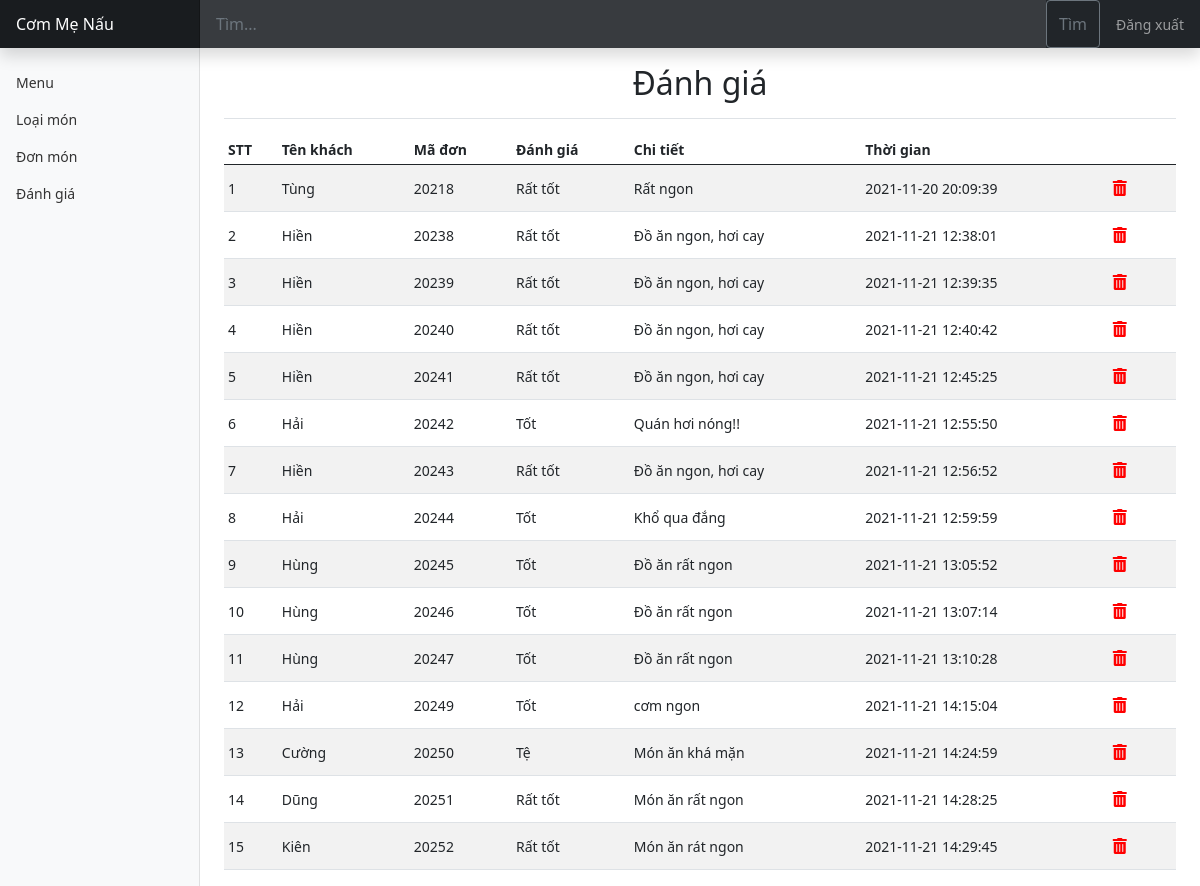
Screenshot of /admin/dashboard.php?quanly=danhgia (signed in) with the database file from the repository.
### tables this page shows
CREATE TABLE `danh_gia` (
  `id_danh_gia` int(11) NOT NULL,
  `ten_khach` varchar(255) DEFAULT NULL,
  `id_don` int(11) DEFAULT NULL,
  `loai_danh_gia` int(11) DEFAULT NULL,
  `chi_tiet` text DEFAULT NULL,
  `ngay_gio` timestamp NOT NULL DEFAULT current_timestamp() ON UPDATE current_timestamp()
);

### admin/danhgia.php (the view, shortened to what this page needs)
<div class="d-flex justify-content-center flex-wrap flex-md-nowrap align-items-center pt-3 pb-2 mb-3 border-bottom">
  <h1 class="h2">Đánh giá</h1>
</div>
<div class="table-responsive">
    <table class="table table-striped align-middle table-sm" >
    <thead>
    <tr class ="align-middle">
        <th scope="col">STT</th>
        <th scope="col">Tên khách</th>
        <th scope="col">Mã đơn</th>
        <th scope="col">Đánh giá</th>
        <th scope="col">Chi tiết</th>
        <th scope="col">Thời gian</th>
        <th scope="col"></th>
    </tr>
    </thead>
    <tbody>
    <?php
    if(isset($_POST['tim_kiem'])) {
        $tukhoa = $_POST['tu_khoa'];
        $sql_donmon=mysqli_query($con,"SELECT * FROM danh_gia WHERE ten_khach LIKE '%$tukhoa%' ORDER BY id_danh_gia ASC");
        $title = $tukhoa; ?>
        <h7>Kết quả Tên khách tìm kiếm cho từ khoá "<?php echo $title; ?>"</h7>
        <?php ;} else {
    $sql_donmon=mysqli_query($con,"SELECT * FROM danh_gia ORDER BY id_danh_gia ASC");}
    $stt=1;
    while($row_danh_gia = mysqli_fetch_array($sql_donmon)){ ?>
        <tr>
            <td><?php echo $stt; $stt=$stt+1; ?></td>
            <td><?php echo $row_danh_gia['ten_khach']; ?></td>
            <td><?php echo $row_danh_gia['id_don']; ?></td>
            <td><?php if ($row_danh_gia['loai_danh_gia']==1) echo "Rất tốt";
                elseif ($row_danh_gia['loai_danh_gia']==2) echo "Tốt";
                elseif ($row_danh_gia['loai_danh_gia']==3) echo "Bình thường";
                elseif ($row_danh_gia['loai_danh_gia']==4) echo "Tệ";
                else echo "Rất tệ"; ?>
            </td>
            <td><?php echo $row_danh_gia['chi_tiet']; ?></td>
            <td><?php echo $row_danh_gia['ngay_gio']; ?></td>
            <td>
                <form action="#" method="POST">
                <button type="submit" name="xoa_danh_gia" class="btn" value="<?php echo $row_danh_gia['id_danh_gia']; ?>">
                      <i class="fas fa-trash-alt" style="color: red;" ></i>
                </button>
                </form>
            </td>
        </tr>
    <?php }?>
    </tbody>
    </table>
</div>

### admin/style.css (style rules this page uses)
body { font-size: .875rem; }

### rows the page displays
danh_gia: ten_khach "Tùng", id_don "20218", loai_danh_gia "Rất tốt", chi_tiet "Rất ngon", ngay_gio "2021-11-20 20:09:39", $row_danh_gia['id_danh_gia'] 7 (drawn)
danh_gia: ten_khach "Hiền", id_don "20238", loai_danh_gia "Rất tốt", chi_tiet "Đồ ăn ngon, hơi cay", ngay_gio "2021-11-21 12:38:01", $row_danh_gia['id_danh_gia'] 10 (drawn)
danh_gia: ten_khach "Hiền", id_don "20239", loai_danh_gia "Rất tốt", chi_tiet "Đồ ăn ngon, hơi cay", ngay_gio "2021-11-21 12:39:35", $row_danh_gia['id_danh_gia'] 11 (drawn)
danh_gia: ten_khach "Hiền", id_don "20240", loai_danh_gia "Rất tốt", chi_tiet "Đồ ăn ngon, hơi cay", ngay_gio "2021-11-21 12:40:42", $row_danh_gia['id_danh_gia'] 12 (drawn)
danh_gia: ten_khach "Hiền", id_don "20241", loai_danh_gia "Rất tốt", chi_tiet "Đồ ăn ngon, hơi cay", ngay_gio "2021-11-21 12:45:25", $row_danh_gia['id_danh_gia'] 13 (drawn)
danh_gia: ten_khach "Hải", id_don "20242", loai_danh_gia "Tốt", chi_tiet "Quán hơi nóng!!", ngay_gio "2021-11-21 12:55:50", $row_danh_gia['id_danh_gia'] 14 (drawn)
danh_gia: ten_khach "Hiền", id_don "20243", loai_danh_gia "Rất tốt", chi_tiet "Đồ ăn ngon, hơi cay", ngay_gio "2021-11-21 12:56:52", $row_danh_gia['id_danh_gia'] 15 (drawn)
danh_gia: ten_khach "Hải", id_don "20244", loai_danh_gia "Tốt", chi_tiet "Khổ qua đắng", ngay_gio "2021-11-21 12:59:59", $row_danh_gia['id_danh_gia'] 16 (drawn)
danh_gia: ten_khach "Hùng", id_don "20245", loai_danh_gia "Tốt", chi_tiet "Đồ ăn rất ngon", ngay_gio "2021-11-21 13:05:52", $row_danh_gia['id_danh_gia'] 17 (drawn)
danh_gia: ten_khach "Hùng", id_don "20246", loai_danh_gia "Tốt", chi_tiet "Đồ ăn rất ngon", ngay_gio "2021-11-21 13:07:14", $row_danh_gia['id_danh_gia'] 18 (drawn)
danh_gia: ten_khach "Hùng", id_don "20247", loai_danh_gia "Tốt", chi_tiet "Đồ ăn rất ngon", ngay_gio "2021-11-21 13:10:28", $row_danh_gia['id_danh_gia'] 19 (drawn)
danh_gia: ten_khach "Hải", id_don "20249", loai_danh_gia "Tốt", chi_tiet "cơm ngon", ngay_gio "2021-11-21 14:15:04", $row_danh_gia['id_danh_gia'] 20 (drawn)
danh_gia: ten_khach "Cường", id_don "20250", loai_danh_gia "Tệ", chi_tiet "Món ăn khá mặn", ngay_gio "2021-11-21 14:24:59", $row_danh_gia['id_danh_gia'] 21 (drawn)
danh_gia: ten_khach "Dũng", id_don "20251", loai_danh_gia "Rất tốt", chi_tiet "Món ăn rất ngon", ngay_gio "2021-11-21 14:28:25", $row_danh_gia['id_danh_gia'] 22 (drawn)
danh_gia: ten_khach "Kiên", id_don "20252", loai_danh_gia "Rất tốt", chi_tiet "Món ăn rát ngon", ngay_gio "2021-11-21 14:29:45", $row_danh_gia['id_danh_gia'] 23 (drawn)
